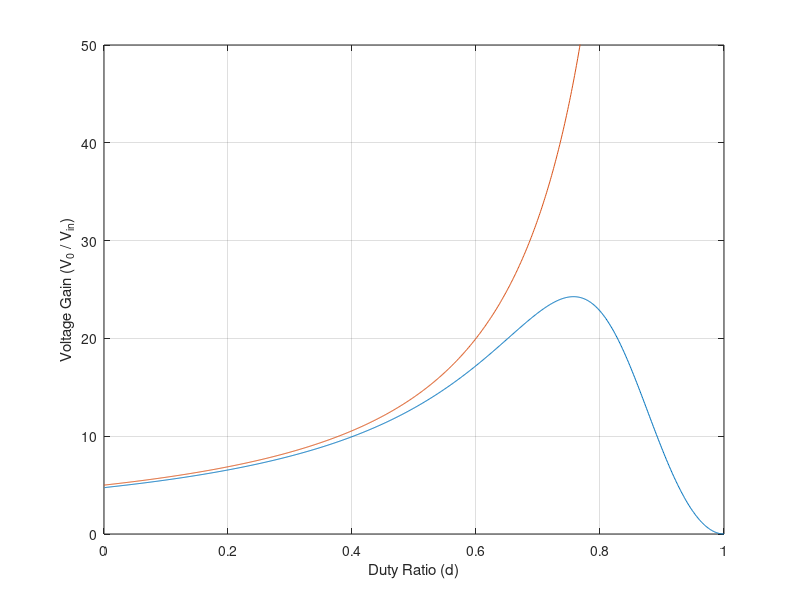

Source code (MATLAB):

% Define range for d, avoiding d = 1
%d = linspace(0.01, 0.99, 500); % 500 points between 0.01 and 0.99
d=0:0.001:1;
% Compute expressions
A = (5 - 3*d);
B = (5.*d.^2 - 12.*d + 7);
C = ((1 - d).^2);
D = (9 - 2.*d -3.*d.^2)./ ((1 - d).^2);
E = (2 - d + d.^2)./ (d.*(1 - d)); 
F = ((d.^2 - 2 - d).^2- (4 - (8.*d) + 4.*d.^2))./ (d.*((1 - d).^2));
z = (5-3.*d)./((1-d).^2);
% Final expression for Vo/Vin
Vo_Vin = (A - 0.033*B) ./ (C + (0.353e-3*D) + (2.075e-6*E) + (1.76e-4*F));

% Plot the result
plot(d, Vo_Vin);
hold on
plot(d, z);
hold on
ylim([0 50]);
xlabel('Duty Ratio (d)');
ylabel('Voltage Gain (V_0 / V_{in})');
%title('Graph of V_o / V_{in} vs d');
grid on;
